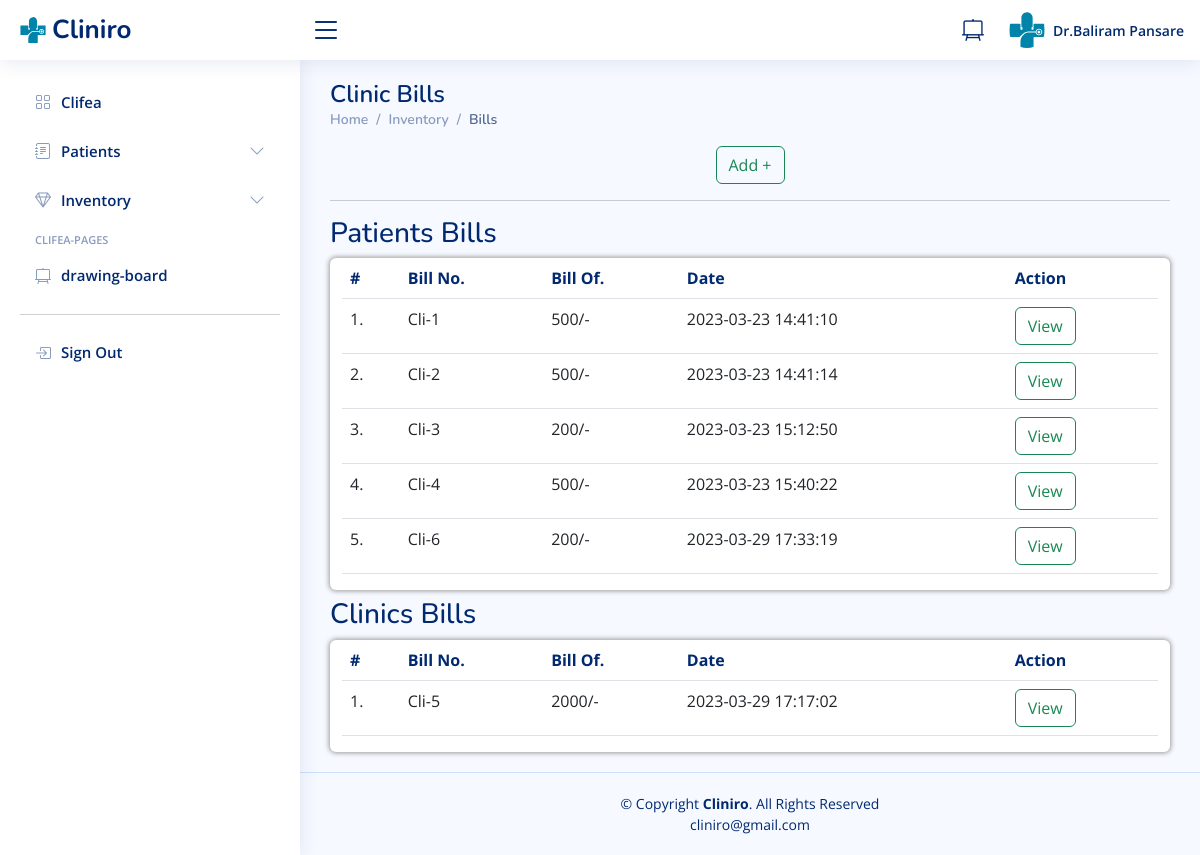
Page /receptionist/clinicbilling.php (signed in) on the committed database.
### tables this page shows
CREATE TABLE `doctors` (
  `id` int(11) NOT NULL,
  `specilization` varchar(255) DEFAULT NULL,
  `doctorName` varchar(255) DEFAULT NULL,
  `address` longtext DEFAULT NULL,
  `docFees` varchar(255) DEFAULT NULL,
  `contactno` bigint(11) DEFAULT NULL,
  `docEmail` varchar(255) DEFAULT NULL,
  `gender` text DEFAULT NULL,
  `age` varchar(20) DEFAULT NULL,
  `dob` varchar(50) DEFAULT NULL,
  `clinic_name` varchar(50) DEFAULT NULL,
  `clinic_contact` bigint(11) DEFAULT NULL,
  `clinic_timing` varchar(50) DEFAULT NULL,
  `closed` varchar(50) DEFAULT '-',
  `clinic_locality` varchar(50) DEFAULT NULL,
  `clinic_city` varchar(50) DEFAULT NULL,
  `password` varchar(255) DEFAULT NULL,
  `creationDate` timestamp NULL DEFAULT current_timestamp(),
  `updationDate` timestamp NULL DEFAULT NULL ON UPDATE current_timestamp()
);

CREATE TABLE `users` (
  `id` int(11) NOT NULL,
  `fullName` varchar(255) DEFAULT NULL,
  `address` longtext DEFAULT NULL,
  `city` varchar(255) DEFAULT NULL,
  `gender` varchar(255) DEFAULT NULL,
  `email` varchar(255) DEFAULT NULL,
  `password` varchar(255) DEFAULT NULL,
  `regDate` timestamp NULL DEFAULT current_timestamp(),
  `updationDate` timestamp NULL DEFAULT NULL ON UPDATE current_timestamp(),
  `Age` int(3) DEFAULT NULL,
  `Height` int(4) DEFAULT NULL,
  `Weight` int(3) DEFAULT NULL,
  `Medication` varchar(200) DEFAULT NULL,
  `Allergy` varchar(200) DEFAULT NULL,
  `Phone` bigint(10) DEFAULT NULL,
  `Locality` varchar(100) DEFAULT NULL,
  `Ename` varchar(50) DEFAULT NULL,
  `Erelation` varchar(50) DEFAULT NULL,
  `Econtact` bigint(10) DEFAULT NULL,
  `otp` int(10) NOT NULL
);

CREATE TABLE `billing` (
  `Billid` int(10) NOT NULL,
  `Docid` int(10) NOT NULL,
  `Patid` int(10) NOT NULL,
  `Clibillid` int(10) NOT NULL DEFAULT 1,
  `Description` varchar(500) NOT NULL,
  `Amount` int(10) NOT NULL,
  `billname` varchar(50) NOT NULL,
  `Created` timestamp NOT NULL DEFAULT current_timestamp() ON UPDATE current_timestamp()
);

### receptionist/clinicbilling.php (the view, shortened to what this page needs)
<?php
include('include/config.php');
if(strlen($_SESSION['id']==0)) {
 header('location:doctorlogout.php');
  } else{
?>
<!DOCTYPE html>
<html lang="en">
<?php include('include/head.php');?>
<body>
  <?php include('include/header.php');?>
  <?php include('include/sidebar.php');?>
  <main class="main" id="main">
    <div class="pagetitle">
        <h1>Clinic Bills</h1>
        <nav>
            <ol class="breadcrumb">
                <li class="breadcrumb-item"><a href="doctorlanding.php">Home</a></li>
                <li class="breadcrumb-item">Inventory</li>
                <li class="breadcrumb-item active">Bills</li>
            </ol>
        </nav>
    </div>
    <div class="text-center">
        <button class="btn btn-outline-success " data-bs-toggle="modal" data-bs-target="#billpayment">Add +</button>
        <hr>
    </div>
<div class="col-xxl-12">
                <h3 id="form-subhead">Patients Bills</h3>
                <div class="container-fluid box8 rounded table-responsive" id="patients-patients-cont">
                    <table class="table datatable">
                        <thead>
                            <tr id="form-subhead">
                                <th scope="col">#</th>
                                <th scope="col">Bill No.</th>
                                <th scope="col">Bill Of.</th>
                                <th scope="col">Date</th>
                                <th scope="col">Action</th>
                            </tr>
                        </thead>
                        <tbody>
                            <?php
                            $docid = $_SESSION['id'];
                            $ret=mysqli_query($con,"SELECT * FROM users INNER JOIN billing ON users.id = billing.Patid INNER JOIN doctors ON billing.DocId = doctors.id where Docid='$docid';");
                            $i = 1;
                            while ($row=mysqli_fetch_array($ret)) { ?>
                            <tr>
                                <td class="center"><?php echo $i;?>.</td>
                                <td>Cli-<?php echo $row['Clibillid'];?></td>
                                <td><?php echo $row['Amount'];?>/-</td>
                                <td><?php echo $row['Created'];?></td>
                                <td>
                                <button class="btn btn-outline-success text-center align-items-center" data-bs-toggle="modal" data-bs-target="#myModal<?php echo $row['Billid']?>">View</button>
                                </td>
                            </tr>
                            <?php $i++; }?>
                        </tbody>
                    </table>
                </div>
            </div>
            <h3 id="form-subhead" class="mt-2">Clinics Bills</h3>
            <div class="col-xxl-12">
                <div class="container-fluid box8 rounded table-responsive" id="patients-patients-cont">
                    <table class="table datatable">
                        <thead>
                            <tr id="form-subhead">
                                <th scope="col">#</th>
                                <th scope="col">Bill No.</th>
                                <th scope="col">Bill Of.</th>
                                <th scope="col">Date</th>
                                <th scope="col">Action</th>
                            </tr>
                        </thead>
                        <tbody>
                            <?php
                            $ret=mysqli_query($con,"SELECT * FROM billing INNER JOIN doctors ON billing.DocId = doctors.id where Docid='1' and Patid < 1;");
                            $i = 1;
                            while ($row=mysqli_fetch_array($ret)) { ?>
                            <tr>
                                <td class="center"><?php echo $i;?>.</td>
                                <td>Cli-<?php echo $row['Clibillid'];?></td>
                                <td><?php echo $row['Amount'];?>/-</td>
                                <td><?php echo $row['Created'];?></td>
                                <td>
                                <button class="btn btn-outline-success text-center align-items-center" data-bs-toggle="modal" data-bs-target="#myModal<?php echo $row['Billid']?>">View</button>
                                </td>
                            </tr>
                            <?php $i++; }?>
                        </tbody>
                    </table>
                </div>
            </div>
  </main>
  <?php include('include/footer.php');?>
</body>
</html>
<?php } ?>

### receptionist/include/header.php
<header id="header" class="header fixed-top d-flex align-items-center">
<div class="d-flex align-items-center justify-content-between">
  <a href="index.html" class="logo d-flex align-items-center">
    <img src="assets/img/logo.svg" alt="">
    <span class="d-none d-lg-block">Cliniro</span>
  </a>
  <i class="bi bi-list toggle-sidebar-btn"></i>
</div>
<nav class="header-nav ms-auto">
  <ul class="d-flex align-items-center">
    <li>
      <a class="nav-link nav-icon" href="scratchpad.php" target="_blank" >
        <i class="bi bi-easel2"></i>
      </a>
    </li>
    <li class="nav-item dropdown pe-3">
      <a class="nav-link nav-profile d-flex align-items-center pe-0" href="#" data-bs-toggle="dropdown">
        <img src="assets/img/logo copy.svg" alt="Profile" class="rounded-circle">
        <span class="d-none d-md-block  ps-2">
        <?php $query=mysqli_query($con,"select doctorName from doctors where id='".$_SESSION['id']."'");
        while($row=mysqli_fetch_array($query))
        {
             echo 'Dr.' ,  $row['doctorName'];
        }?>
        </span>
      </a>
    </li>
  </ul>
</nav>
</header>

### receptionist/assets/css/style.css (style rules this page uses)
:root { scroll-behavior: smooth; }
body { font-family: "Open Sans", sans-serif; background: #f6f9ff; color: #444444; }
a { color: #4154f1; text-decoration: none; }
h1, h2, h3, h4, h5, h6 { font-family: "Nunito", sans-serif; }
#main { margin-top: 60px; padding: 20px 30px; transition: all 0.3s; }
.pagetitle { margin-bottom: 10px; }
.pagetitle h1 { font-size: 24px; margin-bottom: 0; font-weight: 600; color: #012970; }
.breadcrumb { font-size: 14px; font-family: "Nunito", sans-serif; color: #899bbd; font-weight: 600; }
.breadcrumb a { color: #899bbd; transition: 0.3s; }
.breadcrumb .breadcrumb-item::before { color: #899bbd; }
.breadcrumb .active { color: #51678f; font-weight: 600; }
.logo { line-height: 1; }
@media (min-width: 1200px) { .logo { width: 280px; } }
.logo img { max-height: 26px; margin-right: 6px; }
.logo span { font-size: 26px; font-weight: 700; color: #012970; font-family: "Nunito", sans-serif; }
.header { transition: all 0.5s; z-index: 997; height: 60px; box-shadow: 0px 2px 20px rgba(1, 41, 112, 0.1); background-color: #fff; padding-left: 20px; }
.header .toggle-sidebar-btn { font-size: 32px; padding-left: 10px; cursor: pointer; color: #012970; }
.header-nav ul { list-style: none; }
.header-nav>ul { margin: 0; padding: 0; }
.header-nav .nav-icon { font-size: 22px; color: #012970; margin-right: 25px; position: relative; }
.header-nav .nav-profile { color: #012970; }
.header-nav .nav-profile img { max-height: 36px; }
.header-nav .nav-profile span { font-size: 14px; font-weight: 600; }
@media (min-width: 1200px) { #main, #footer { margin-left: 300px; } }
button { cursor: pointer; }
.box8 { box-shadow: 0px 0px 5px 1px #999; }
#patients-patients-cont { background-color: white; }
#form-subhead { color: #012970; }

### rows in the picture
doctors: doctorName "Baliram Pansare"
users: billing.Clibillid "1", billing.Amount "500", billing.Created "2023-03-23 14:41:10", billing.Clibillid "2", billing.Created "2023-03-23 14:41:14", billing.Clibillid "3", billing.Amount "200", billing.Created "2023-03-23 15:12:50"
users: billing.Clibillid "4", billing.Amount "500", billing.Created "2023-03-23 15:40:22", billing.Clibillid "6", billing.Amount "200", billing.Created "2023-03-29 17:33:19"
billing: Clibillid "5", Amount "2000", Created "2023-03-29 17:17:02"
